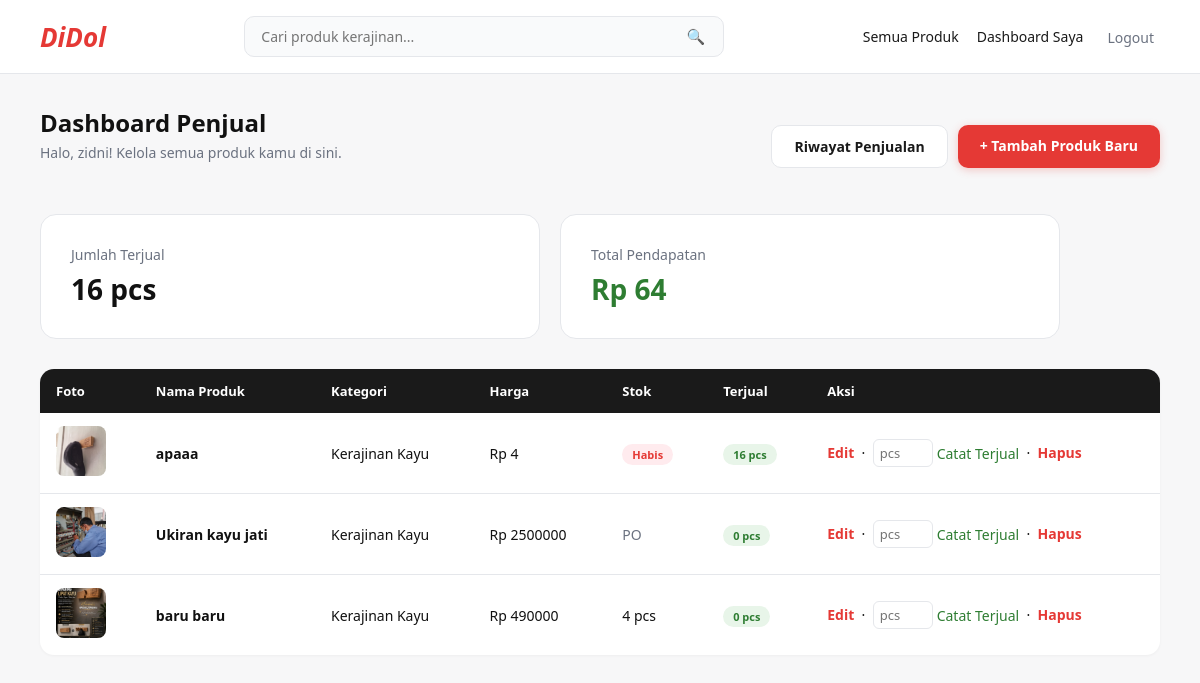
The app's page /products/dashboard/ (signed in), older data.
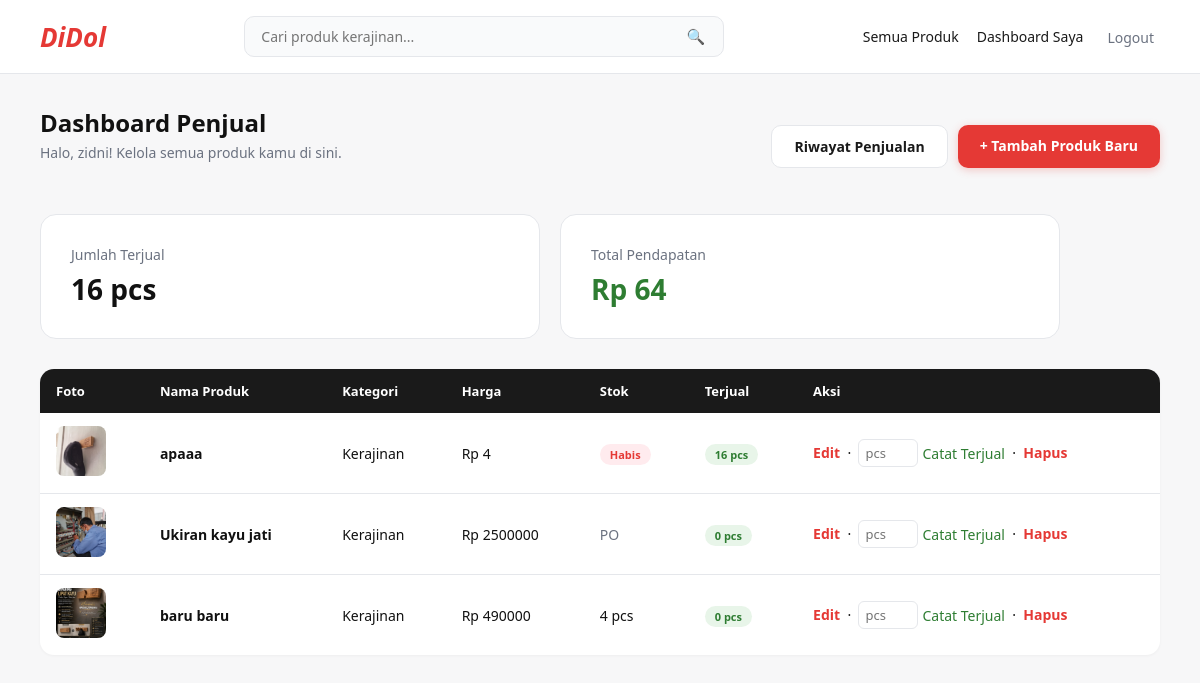
The same page, newer data.
### products/models.py (models this page shows, shortened)
class Product(models.Model):
    CATEGORY_CHOICES = [
        ("Kerajinan", "Kerajinan"),
        ("Furniture", "Furniture"),
        ("Alat Serbaguna", "Alat Serbaguna"),
        ("Lainnya", "Lainnya"),
    ]
    KONDISI_CHOICES = [
        ("Ready", "Ready Stock"),
        ("PreOrder", "Pre Order"),
    ]
    STATUS_CHOICES = [
        ("Aktif", "Aktif / Dijual"),
        ("Terjual", "Terjual"),
    ]
    penjual = models.ForeignKey(get_user_model(), on_delete=models.CASCADE)
    nama = models.CharField(max_length=255)
    kategori = models.CharField(max_length=20, choices=CATEGORY_CHOICES)
    brand = models.CharField(max_length=100, blank=True)
    harga = models.PositiveIntegerField()
    sembunyikan_harga = models.BooleanField(default=False, help_text="Centang untuk menyensor harga di halaman publik, misal Rp 10000 tampil jadi Rp 1xxxx")
    kondisi = models.CharField(max_length=20, choices=KONDISI_CHOICES)
    status = models.CharField(max_length=20, choices=STATUS_CHOICES, default="Aktif")
    stok = models.PositiveIntegerField(default=0, help_text="Jumlah stok tersedia (khusus untuk kondisi Ready Stock)")
    jumlah_terjual = models.PositiveIntegerField(default=0)
    lokasi = models.CharField(max_length=100)
    no_wa = models.CharField(max_length=20, help_text="Contoh: 6281234567890 (kode negara, tanpa + atau 0 di depan)")
    spesifikasi = models.TextField(blank=True, help_text="Detail ukuran, bahan, berat, cara pakai, dll.")
    foto = models.ImageField(upload_to="produk/", blank=True, null=True, help_text="Foto utama/sampul produk")
    dibuat = models.DateTimeField(auto_now_add=True)
    def pendapatan(self):
        return self.harga * self.jumlah_terjual

### products/views.py (the view)
# urls.py: path("dashboard/", dashboard_view, name="dashboard"),
@login_required
def dashboard_view(request):
    products = Product.objects.filter(penjual=request.user)
    jumlah_terjual = sum(p.jumlah_terjual for p in products)
    total_pendapatan = sum(p.pendapatan() for p in products)
    context = {
        "products": products,
        "jumlah_terjual": jumlah_terjual,
        "total_pendapatan": total_pendapatan,
    }
    return render(request, "products/dashboard.html", context)

### templates/products/dashboard.html (shortened to what this page needs)
{% extends "base.html" %}
{% block content %}
<div class="page-header">
    <div>
        <h2>Dashboard Penjual</h2>
        <p class="helper-text" style="margin-top: 4px;">Halo, {{ user.username }}! Kelola semua produk kamu di sini.</p>
    </div>
    <div style="display: flex; gap: 10px;">
        <a href="{% url 'riwayat_penjualan' %}" class="btn btn-outline">Riwayat Penjualan</a>
        <a href="{% url 'product_create' %}" class="btn btn-primary">+ Tambah Produk Baru</a>
    </div>
</div>
<div style="display: flex; gap: 20px; margin-bottom: 30px; flex-wrap: wrap;">
    <div class="form-card" style="flex: 1; min-width: 200px; margin: 0;">
        <p class="helper-text" style="margin: 0 0 6px;">Jumlah Terjual</p>
        <p style="font-size: 28px; font-weight: 800; margin: 0;">{{ jumlah_terjual }} pcs</p>
    </div>
    <div class="form-card" style="flex: 1; min-width: 200px; margin: 0;">
        <p class="helper-text" style="margin: 0 0 6px;">Total Pendapatan</p>
        <p style="font-size: 28px; font-weight: 800; margin: 0; color: var(--success);">Rp {{ total_pendapatan }}</p>
    </div>
</div>
<table>
    <thead>
        <tr>
            <th>Foto</th>
            <th>Nama Produk</th>
            <th>Kategori</th>
            <th>Harga</th>
            <th>Stok</th>
            <th>Terjual</th>
            <th>Aksi</th>
        </tr>
    </thead>
    <tbody>
        {% for product in products %}
        <tr>
            <td>
                {% if product.foto %}<img src="{{ product.foto.url }}" width="50" height="50">{% endif %}
            </td>
            <td><strong>{{ product.nama }}</strong></td>
            <td>{{ product.kategori }}</td>
            <td>Rp {{ product.harga }}</td>
            <td>
                {% if product.kondisi == "Ready" %}
                    {% if product.stok == 0 %}
                        <span class="status-badge" style="background:#ffebee; color:var(--primary);">Habis</span>
                    {% else %}
                        {{ product.stok }} pcs
                    {% endif %}
                {% else %}
                    <span style="color: var(--gray);">PO</span>
                {% endif %}
            </td>
            <td><span class="status-badge">{{ product.jumlah_terjual }} pcs</span></td>
            <td>
                <a href="{% url 'product_update' product.pk %}" class="btn-link">Edit</a>
                &nbsp;&middot;&nbsp;
                <form method="post" action="{% url 'product_catat_terjual' product.pk %}" style="display:inline-flex; align-items:center; gap:4px;">
                    <input type="number" name="jumlah" min="1" placeholder="pcs" style="width: 60px; padding: 4px 6px; border: 1px solid var(--border); border-radius: 6px; font-size: 13px;">
                    <button type="submit" class="btn-link" style="background:none; border:none; cursor:pointer; font: inherit; color: var(--success); padding: 0;">Catat Terjual</button>
                </form>
                &nbsp;&middot;&nbsp;
                <a href="{% url 'product_delete' product.pk %}" class="btn-link" style="color: var(--primary);">Hapus</a>
            </td>
        </tr>
        {% empty %}
        <tr>
            <td colspan="7" class="empty-state">Kamu belum punya produk. Yuk tambah produk pertama!</td>
        </tr>
        {% endfor %}
    </tbody>
</table>
{% endblock %}

Row changes from the older to the newer data that the page shows:
changed Product "apaaa": kategori "Kerajinan Kayu" → "Kerajinan"
changed Product "Ukiran kayu jati": kategori "Kerajinan Kayu" → "Kerajinan"
changed Product "baru baru": kategori "Kerajinan Kayu" → "Kerajinan"
